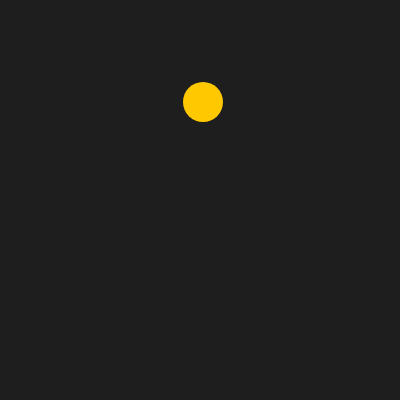
Frame 1 (no input)
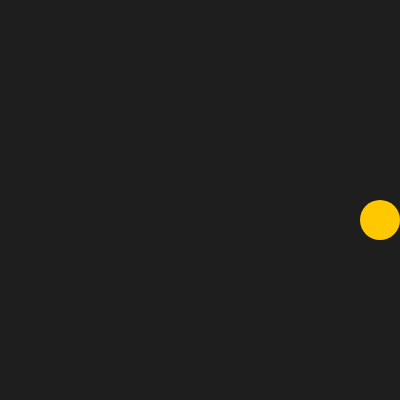
Frame 60 (no input)
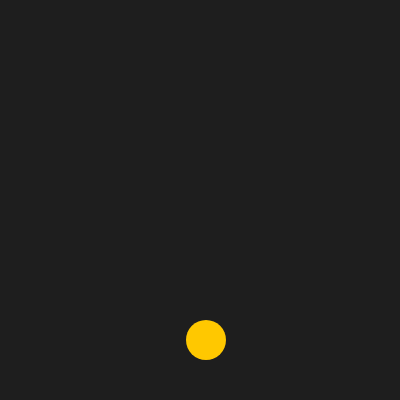
Frame 120 (the mouse pressed at the canvas centre since frame 60)

The p5.js sketch that drew these frames (run headless with seeded random() and noise() and a simulated clock; from frame 60 on, the mouse is pressed at the canvas centre):

// p5.js sketch
// ── sketch.js
// 壁で跳ね返るボール

const DIAMETER = 40;  // ボールの直径
let x = 200;          // ボールの位置
let y = 100;
let vx = 3;           // ボールの速度（1 フレームあたりの移動量）
let vy = 2;

function setup() {
  createCanvas(400, 400);
}

function draw() {
  background(30);

  // 位置に速度を加えて動かす
  x += vx;
  y += vy;

  const r = DIAMETER / 2;
  // 左右の壁に当たったら、x 方向の速度の符号を反転する
  if (x < r || x > width - r) {
    vx = -vx;
  }
  // 上下の壁に当たったら、y 方向の速度の符号を反転する
  if (y < r || y > height - r) {
    vy = -vy;
  }

  noStroke();
  fill(255, 200, 0);
  circle(x, y, DIAMETER);
}
